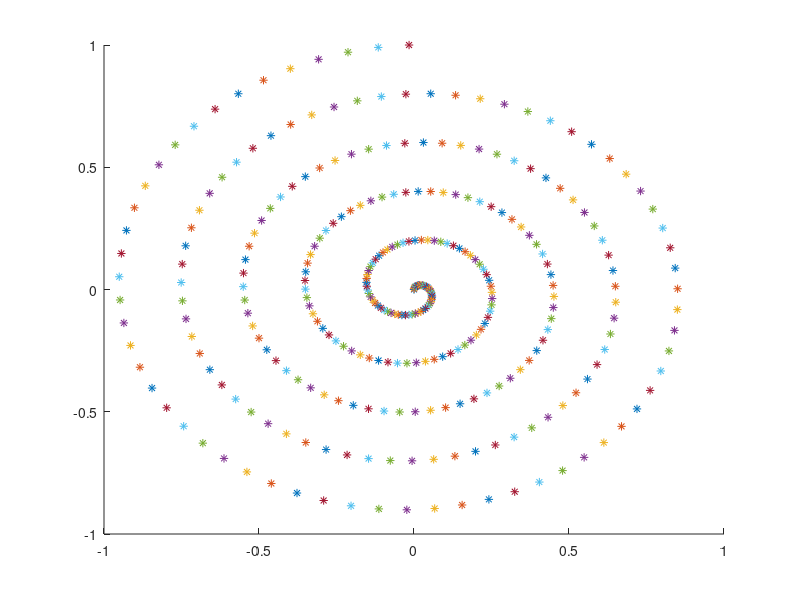

Recreate this plot in MATLAB.
t = 0:0.1:10*pi; 
r = linspace (0, 1, numel (t)); 
z = linspace (0, 1, numel (t)); 
figure 
axis([-1 1 -1 1 0 1]) 
hold on 
  
for ii=1:length(r) 
  plot3 (r(ii)*sin(t(ii)),  r(ii)*cos(t(ii)), z(ii),'*'); 
#  plot3 ( sin(t(ii)),  cos(t(ii)), z(ii),'*'); 
  pause (.001) 
end